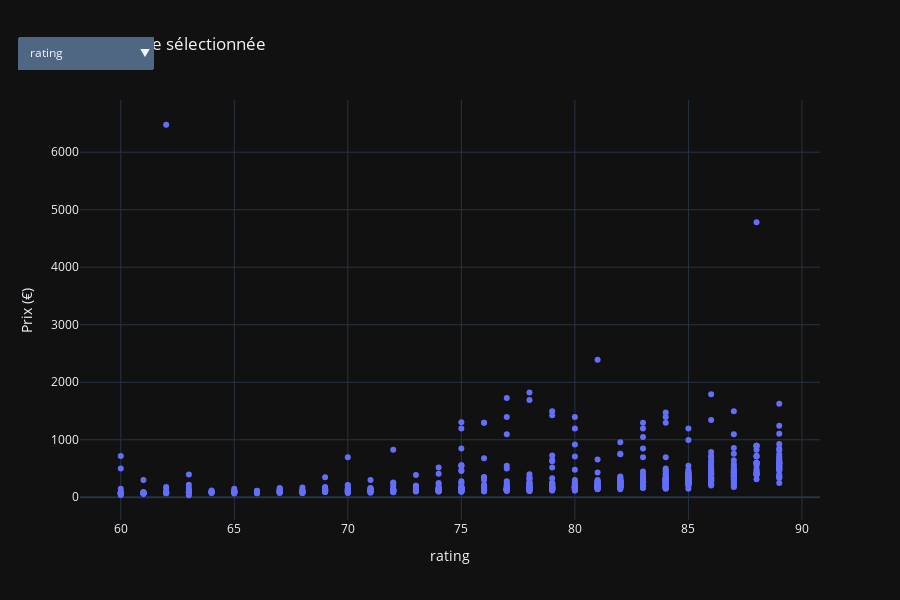

The code cell stored with this chart in its notebook:
### Markdown cell above
**Comparaison entre le prix et les différentes colonnes**

### Code cell
### Liste des colonnes à comparer au prix
colonnes = ['rating', 'num_cores', 'processor_speed', 'ram_capacity', 'internal_memory', 'screen_size', 'refresh_rate', ]

### Création des traces pour chaque colonne
fig_compare_to_price = go.Figure()

for i, col in enumerate(colonnes):
    fig_compare_to_price.add_trace(
        go.Scatter(
            x=data[col],
            y=data['price (€)'],
            mode='markers',
            name=col,
            visible=(i == 0)
        )
    )

### Création du menu déroulant
menu = [dict(
    buttons=[dict(
        label=col,
        method='update',
        args=[{'visible': [i == j for j in range(len(colonnes))]},
              {'xaxis': {'title': col}}]
    ) for i, col in enumerate(colonnes)],
    direction='down',
    showactive=True,
    x=0.1,
    y=1.15
)]

fig_compare_to_price.update_layout(
    updatemenus=menu,
    title='Prix vs variable sélectionnée',
    xaxis_title=colonnes[0],
    yaxis_title='Prix (€)',
    height=600
)

fig_compare_to_price.show()

### Figure 1 — Plotly figure (JSON) as saved in the notebook; plotly's stock layout.template omitted (floating-point values rounded to 4 significant figures; data arrays with more than 128 entries replaced by an {"elided": "..."} marker saying what was removed)
{"data": [{"mode": "markers", "name": "rating", "visible": true, "x": {"elided": "980 float values"}, "y": {"elided": "980 float values"}, "type": "scatter"}, {"mode": "markers", "name": "num_cores", "visible": false, "x": {"elided": "980 float values"}, "y": {"elided": "980 float values"}, "type": "scatter"}, {"mode": "markers", "name": "processor_speed", "visible": false, "x": {"elided": "980 float values"}, "y": {"elided": "980 float values"}, "type": "scatter"}, {"mode": "markers", "name": "ram_capacity", "visible": false, "x": {"elided": "980 int values"}, "y": {"elided": "980 float values"}, "type": "scatter"}, {"mode": "markers", "name": "internal_memory", "visible": false, "x": {"elided": "980 int values"}, "y": {"elided": "980 float values"}, "type": "scatter"}, {"mode": "markers", "name": "screen_size", "visible": false, "x": {"elided": "980 float values"}, "y": {"elided": "980 float values"}, "type": "scatter"}, {"mode": "markers", "name": "refresh_rate", "visible": false, "x": {"elided": "980 int values"}, "y": {"elided": "980 float values"}, "type": "scatter"}], "layout": {"updatemenus": [{"buttons": [{"args": [{"visible": [true, false, false, false, false, false, false]}, {"xaxis": {"title": "rating"}}], "label": "rating", "method": "update"}, {"args": [{"visible": [false, true, false, false, false, false, false]}, {"xaxis": {"title": "num_cores"}}], "label": "num_cores", "method": "update"}, {"args": [{"visible": [false, false, true, false, false, false, false]}, {"xaxis": {"title": "processor_speed"}}], "label": "processor_speed", "method": "update"}, {"args": [{"visible": [false, false, false, true, false, false, false]}, {"xaxis": {"title": "ram_capacity"}}], "label": "ram_capacity", "method": "update"}, {"args": [{"visible": [false, false, false, false, true, false, false]}, {"xaxis": {"title": "internal_memory"}}], "label": "internal_memory", "method": "update"}, {"args": [{"visible": [false, false, false, false, false, true, false]}, {"xaxis": {"title": "screen_size"}}], "label": "screen_size", "method": "update"}, {"args": [{"visible": [false, false, false, false, false, false, true]}, {"xaxis": {"title": "refresh_rate"}}], "label": "refresh_rate", "method": "update"}], "direction": "down", "showactive": true, "x": 0.1, "y": 1.15}], "title": {"text": "Prix vs variable sélectionnée"}, "xaxis": {"title": {"text": "rating"}}, "yaxis": {"title": {"text": "Prix (€)"}}, "height": 600}}
